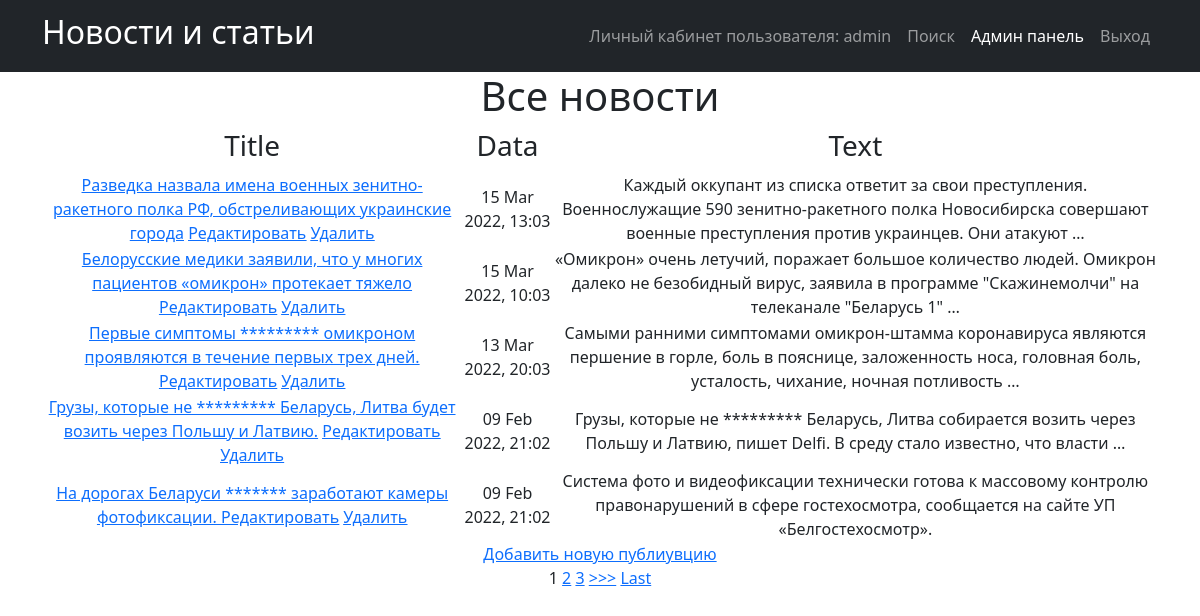
The app's page /news/ (signed in) with its own data.
### news_portal/models.py (models this page shows, shortened)
class Post(models.Model):
    PostAuthor = models.ForeignKey(Author, on_delete=models.CASCADE)
    NEWS = 'NW'
    ARTICLE = 'AR'
    CATEGORIES = [
        ('NW', 'Новость'),
        ('AR', 'Статья')
    ]
    categoryType = models.CharField('Категория публикации', max_length=2, choices=CATEGORIES)
    pubData = models.DateTimeField('дата добавления', auto_now_add=True)
    postCategory = models.ManyToManyField(Category, through='postCategory')
    postTitle = models.CharField('название публикации', max_length=255)
    postText = models.TextField('текст публикации')
    postRating = models.SmallIntegerField('рейтинг публикации', default=0)

### news_portal/views.py (the view, shortened to what this page needs)
# urls.py: path('', PostList.as_view()),
class PostList(ListView):
    model = Post
    template_name = 'news.html'
    context_object_name = 'news'
    queryset = Post.objects.order_by('-id')
    paginate_by = 1
    form_class = PostForm
    def get_context_data(self, **kwargs):
        context = super().get_context_data(**kwargs)
        context['filter'] = News_filter(self.request.GET, queryset=self.get_queryset())
        return context

### news_portal/templatetags/censor.py (called while the page is built)
@register.filter(name='censor')
def censor(value):
    text = value.split()
    for word in text:
        if word.lower() in CENSOR:
            value = value.replace(word, '*' * len(word))
    return value

### templates/news.html (shortened to what this page needs)
{% extends 'flatpages/default.html' %}
{% load censor %}
{% block content %}
<h1>Все новости</h1>
    {% if news %}
    <table>
        <tr>
            <td>
                <h3>Title</h3>
            </td>
            <td>
                <h3>Data</h3>
            </td>
            <td>
                <h3>Text</h3>
            </td>
            </tr>
            {% for new in filter.qs %}
            <tr>
            <td>
               <a href="{% url 'post_detail' new.id %}">{{ new.postTitle|censor }}</a>
                <a href="{% url 'post_update' new.id %}"><u>Редактировать</u></a>
                  <a href="{% url 'post_delete' new.id %}"><u> Удалить </u></a>
            </td>
            <td>
                {{ new.pubData|date:'d M Y, H:m' }}
            </td>
            <td>
                {{ new.postText|truncatewords:20|censor }}
            </td>
        </tr>
        {% endfor %}
    </table>
<a href="{% url 'post_create' %}">Добавить новую публиувцию</a> <br>
{% if is_paginated %}
    {% for num in page_obj.paginator.page_range %}
        {% if page_obj.number == num %}
            <a>{{ num }}</a>
        {% elif num > page_obj.number|add:'-3' and num < page_obj.number|add:'3' %}
            <a href="?page={{ num }}">{{ num }}</a>
        {% endif %}
    {% endfor %}
    {% if page_obj.has_next %}
        <a href="?page={{ page_obj.next_page_number }}">>>></a>
        <a href="?page={{ page_obj.paginator.num_pages }}">Last</a>
    {% endif %}
{% endif %}
    {% else %}
    <h2> Новостей нет! </h2>
    {% endif%}
{% endblock content %}

### templates/flatpages/default.html (shortened to what this page needs)
<!DOCTYPE html>
<html lang="en">
    <head>
        {% load static %}
        <link href="{% static 'css/styles.css' %}" rel="stylesheet" />
    </head>
    <body>
        <nav class="navbar navbar-expand-lg navbar-dark bg-dark">
            <div class="container">
                <a class="navbar-brand" href=/news/><h2>Новости и статьи</h2></a>
                <div class="collapse navbar-collapse" id="navbarSupportedContent">
                    <ul class="navbar-nav ms-auto mb-2 mb-lg-0">
                        <li class="nav-item"><a class="nav-link" href=http://127.0.0.1:8000>Личный кабинет пользователя: {{request.user.username}}</a></li>
                        <li class="nav-item"><a class="nav-link" href=/news/search/>Поиск</a></li>
                        <li class="nav-item"><a class="nav-link active" aria-current="page" href=/admin/>Админ панель</a></li>
                        <li class="nav-item"><a class="nav-link" href=/sign/logout/>Выход</a></li>
                            </ul>
                </div>
            </div>
        </nav>
        <div class="container">
           <div class="row">
               <div class="col-lg-12 text-center">
                   {% block content %}{% endblock content %}
               </div>
           </div>
        </div>
    </body>
</html>

### records on screen
Post: postTitle|censor "Разведка назвала имена военных зенитно-ракетного полка РФ, обстреливающих украинские города", pubData "15 Mar 2022, 13:03", postText|censor "Каждый оккупант из списка ответит за свои преступления. Военнослужащие 590 зенитно-ракетного полка Новосибирска совершают военные преступления против украинцев. Они атакуют …"
Post: postTitle|censor "Белорусские медики заявили, что у многих пациентов «омикрон» протекает тяжело", pubData "15 Mar 2022, 10:03", postText|censor "«Омикрон» очень летучий, поражает большое количество людей. Омикрон далеко не безобидный вирус, заявила в программе \"Скажинемолчи\" на телеканале \"Беларусь 1\" …"
Post: postTitle|censor "Первые симптомы ********* омикроном проявляются в течение первых трех дней.", pubData "13 Mar 2022, 20:03", postText|censor "Самыми ранними симптомами омикрон-штамма коронавируса являются першение в горле, боль в пояснице, заложенность носа, головная боль, усталость, чихание, ночная потливость …"
Post: postTitle|censor "Грузы, которые не ********* Беларусь, Литва будет возить через Польшу и Латвию.", pubData "09 Feb 2022, 21:02", postText|censor "Грузы, которые не ********* Беларусь, Литва собирается возить через Польшу и Латвию, пишет Delfi. В среду стало известно, что власти …"
Post: postTitle|censor "На дорогах Беларуси ******* заработают камеры фотофиксации.", pubData "09 Feb 2022, 21:02", postText|censor "Система фото и видеофиксации технически готова к массовому контролю правонарушений в сфере гостехосмотра, сообщается на сайте УП «Белгостехосмотр»."

### other values on screen
{{ request.user.username }} "admin"
{{ num }} "1"
{{ num }} "2" "3"
